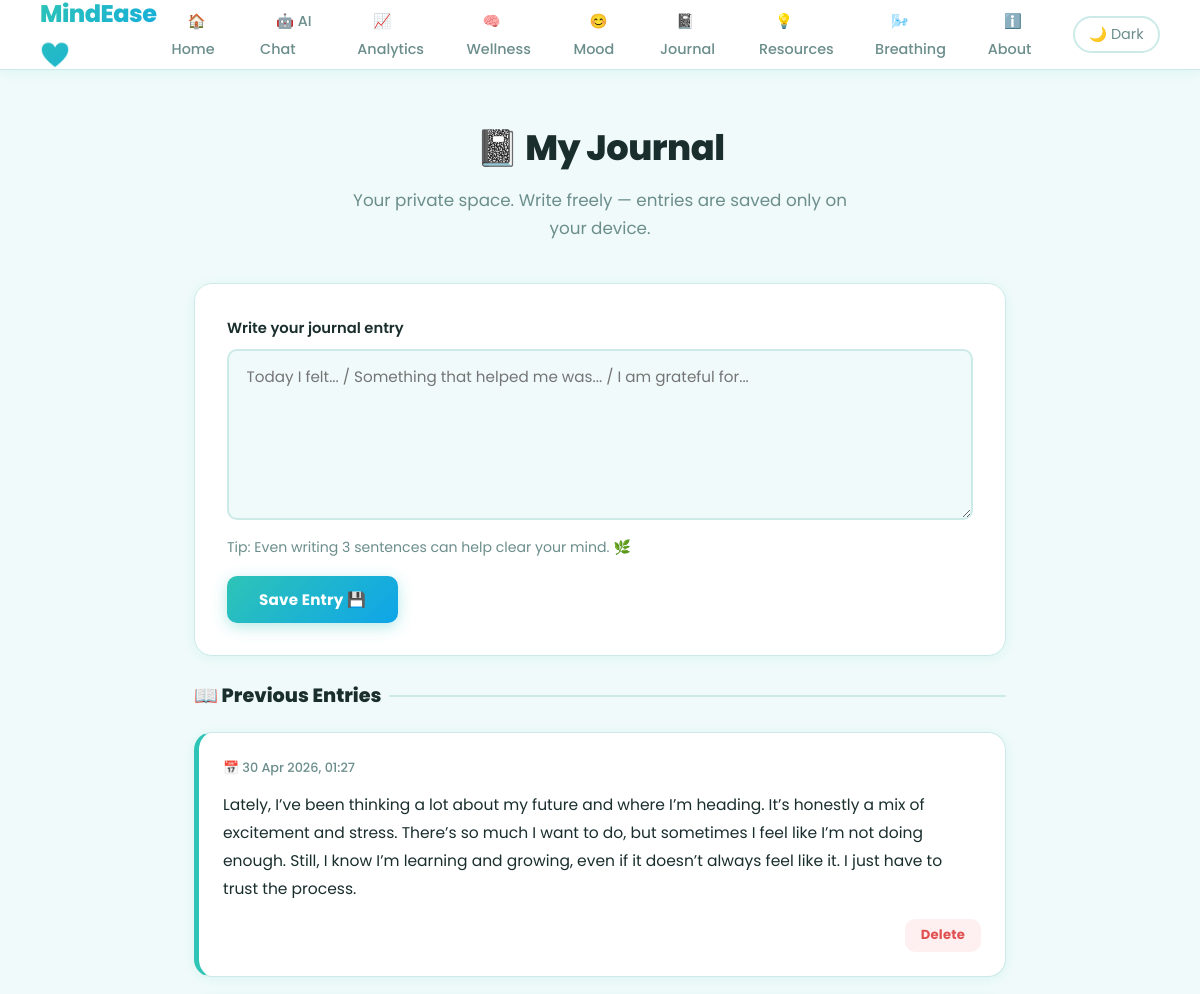
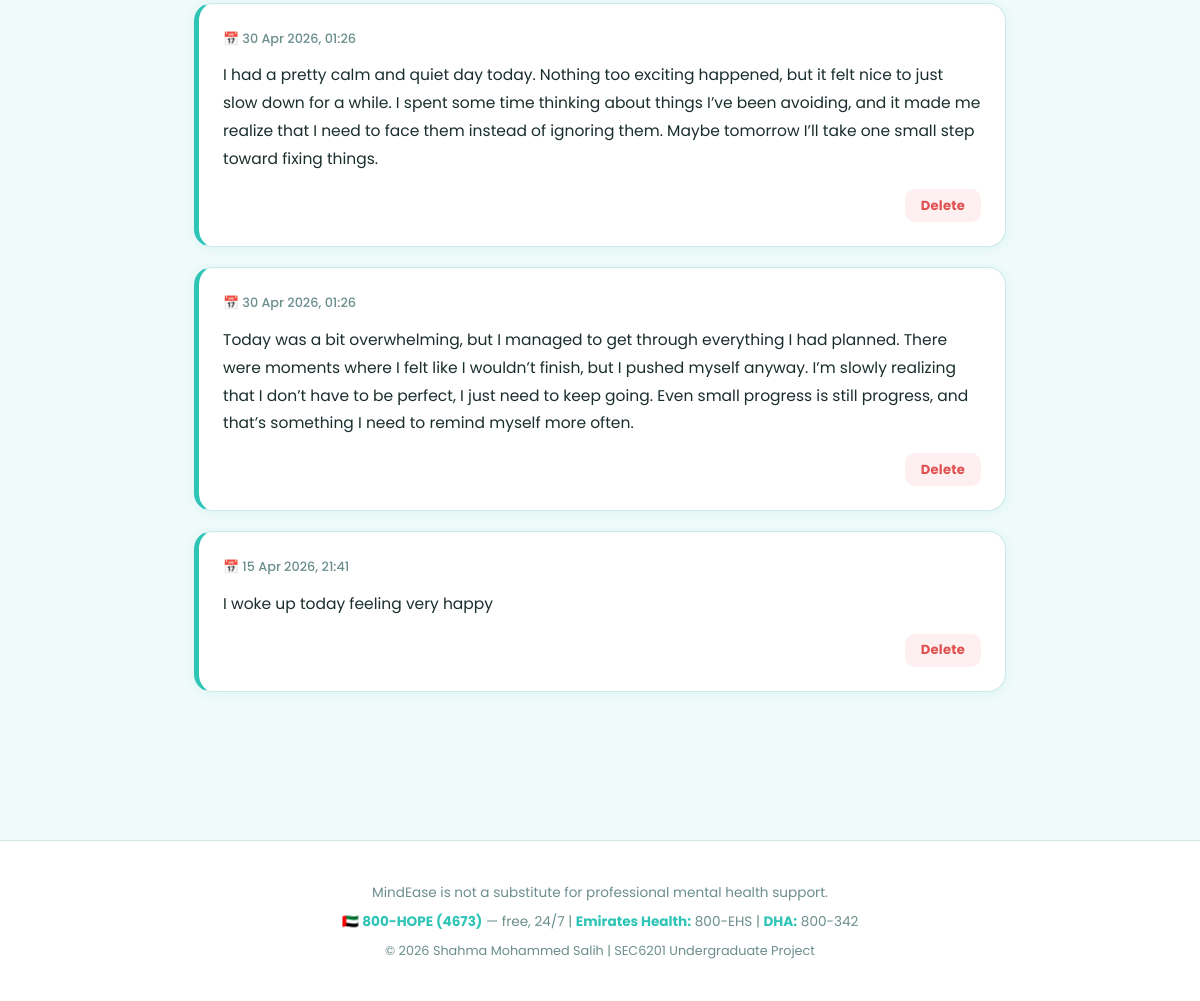
Page /journal on the committed database (2 pictures, top to bottom).
### tables this page shows
CREATE TABLE journal (
            id      INTEGER PRIMARY KEY AUTOINCREMENT,
            content TEXT NOT NULL,
            date    TEXT NOT NULL
        );

### app.py (the view, shortened to what this page needs)
@app.route('/journal', methods=['GET', 'POST'])
def journal():
    conn    = get_db()
    error   = None
    entries = conn.execute('SELECT * FROM journal ORDER BY id DESC').fetchall()
    conn.close()
    return render_template('journal.html', entries=entries, error=error)

### app.py (called while the page is built)
def get_db():
    conn = sqlite3.connect('mindease.db')
    conn.row_factory = sqlite3.Row
    return conn

### templates/journal.html (shortened to what this page needs)
{% extends "base.html" %}
{% block content %}
<div class="page">
  <div class="page-header">
    <h1>📓 My Journal</h1>
    <p>Your private space. Write freely — entries are saved only on your device.</p>
  </div>
  <div class="card">
    <form method="POST" action="/journal">
      <label for="content">Write your journal entry</label>
      <textarea
        id="content"
        name="content"
        rows="6"
        placeholder="Today I felt... / Something that helped me was... / I am grateful for..."
      ></textarea>
      <p class="text-muted mt-1">
        Tip: Even writing 3 sentences can help clear your mind. 🌿
      </p>
      <div class="mt-2">
        <button type="submit" class="btn btn-primary">Save Entry 💾</button>
      </div>
    </form>
  </div>
  <div class="section-title">📖 Previous Entries</div>
  {% if entries %}
    {% for entry in entries %}
    <div class="journal-entry fade-in">
      <div class="journal-date">
        📅 {{ entry.date }}
      </div>
      <div class="journal-text">{{ entry.content }}</div>
      <div style="margin-top:1rem; text-align:right;">
        <form method="POST" action="/journal/delete/{{ entry.id }}"
              onsubmit="return confirm('Delete this journal entry?')">
          <button type="submit" class="btn btn-danger btn-sm">Delete</button>
        </form>
      </div>
    </div>
    {% endfor %}
  {% else %}
    <div class="empty-state">
      <span class="empty-icon">✍️</span>
      <p>No journal entries yet.<br/>Start writing above — even a few sentences can help.</p>
    </div>
  {% endif %}
</div>
{% endblock %}

### static/css/style.css (style rules this page uses)
:root { --primary : #2ec4b6; --primary-dk : #21a99d; --primary-lt : #e0f7f5; --accent : #ff9f1c; --accent-lt : #fff3e0; --text : #1a2e2d; --text-light : #6b8e8c; --bg : #f0fafa; --white : #ffffff; --border : #cceae7; --shadow-sm : 0 2px 12px rgba(46,196,182,0.10); --shadow-md : 0 8px 32px rgba(46,196,182,0.15); --radius : 18px; --radius-sm : 10px; }
*, *::before, *::after { box-sizing: border-box; margin: 0; padding: 0; }
body { font-family: 'Poppins', sans-serif; background : var(--bg); color : var(--text); line-height: 1.7; min-height : 100vh; }
.page { max-width: 860px; margin : 0 auto; padding : 3rem 1.5rem 5rem; }
.page-header { text-align : center; margin-bottom: 2.5rem; }
.page-header h1 { font-size : 2.2rem; font-weight : 800; color : var(--text); margin-bottom: 0.5rem; letter-spacing: -0.5px; }
.page-header p { color : var(--text-light); font-size: 1.05rem; max-width: 500px; margin : 0 auto; }
.card { background : var(--white); border-radius: var(--radius); padding : 2rem; border : 1px solid var(--border); box-shadow : var(--shadow-sm); margin-bottom: 1.5rem; transition : box-shadow 0.2s, transform 0.2s; }
textarea, input[type="text"], input[type="password"], input[type="email"] { width : 100%; border : 2px solid var(--border); border-radius: var(--radius-sm); padding : 0.9rem 1.1rem; font-family : 'Poppins', sans-serif; font-size : 0.95rem; color : var(--text); background : var(--bg); transition : border-color 0.2s, box-shadow 0.2s; outline : none; resize : vertical; }
label { font-weight : 600; font-size : 0.92rem; display : block; margin-bottom: 0.5rem; color : var(--text); }
.btn { display : inline-block; padding : 0.75rem 2rem; border-radius : var(--radius-sm); font-family : 'Poppins', sans-serif; font-size : 0.95rem; font-weight : 700; cursor : pointer; border : none; text-decoration: none; transition : all 0.2s ease; letter-spacing : 0.2px; }
.btn-primary { background : linear-gradient(135deg, var(--primary), #0ea5e9); color : var(--white); box-shadow : 0 4px 15px rgba(46,196,182,0.35); }
.btn-sm { padding : 0.4rem 1rem; font-size: 0.82rem; }
.btn-danger { background: #fef0f0; color : #e05050; }
.journal-entry { background : var(--white); border-radius : var(--radius); border : 1px solid var(--border); border-left : 5px solid var(--primary); padding : 1.5rem; margin-bottom : 1.25rem; box-shadow : var(--shadow-sm); transition : transform 0.2s, box-shadow 0.2s; animation : fadeSlideUp 0.4s ease; }
.journal-date { font-size : 0.8rem; color : var(--text-light); margin-bottom: 0.75rem; font-weight : 500; display : flex; align-items : center; gap : 0.4rem; }
.journal-text { font-size : 0.97rem; line-height: 1.8; white-space: pre-wrap; color : var(--text); }
.section-title { font-size : 1.2rem; font-weight : 800; color : var(--text); margin-bottom: 1.25rem; display : flex; align-items : center; gap : 0.5rem; }
.section-title::after { content : ''; flex : 1; height : 2px; background: var(--border); border-radius: 2px; }
.fade-in { animation: fadeSlideUp 0.5s ease; }
.mt-1 { margin-top: 0.5rem; }
.mt-2 { margin-top: 1rem; }
.text-muted { color: var(--text-light); font-size: 0.88rem; }

### rows in the picture
journal: date "30 Apr 2026, 01:27", content "Lately, I’ve been thinking a lot about my future and where I’m heading. It’s honestly a mix of excitement and stress. There’s so much I want to do, but sometimes I feel like I’m not doing enough. Still, I know I’m learning and growing, even if it doesn’t always feel like it. I just have to trust the process."
journal: date "30 Apr 2026, 01:26", content "I had a pretty calm and quiet day today. Nothing too exciting happened, but it felt nice to just slow down for a while. I spent some time thinking about things I’ve been avoiding, and it made me realize that I need to face them instead of ignoring them. Maybe tomorrow I’ll take one small step toward fixing things."
journal: date "30 Apr 2026, 01:26", content "Today was a bit overwhelming, but I managed to get through everything I had planned. There were moments where I felt like I wouldn’t finish, but I pushed myself anyway. I’m slowly realizing that I don’t have to be perfect, I just need to keep going. Even small progress is still progress, and that’s something I need to remind myself more often."
journal: date "15 Apr 2026, 21:41", content "I woke up today feeling very happy"
